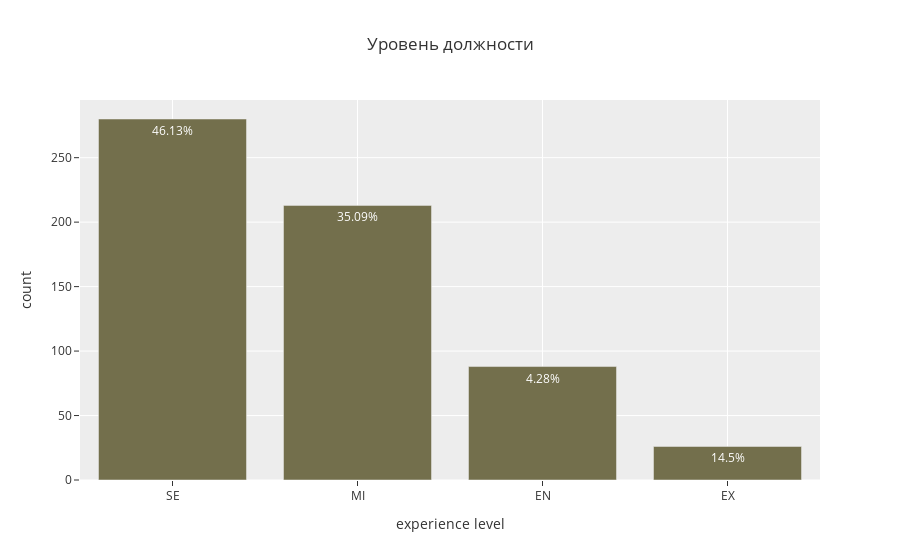

The cell this chart's notebook holds for it:
### Code cell
experience_level_value = df.experience_level.value_counts()
fig = px.bar(experience_level_value, x=experience_level_value.index, y=experience_level_value.values, 
             labels={'index':'experience level', 'y':'count'},
             title = 'Уровень должности',
             color_discrete_sequence = [px.colors.qualitative.Antique[3]],
             template = 'ggplot2')
        
fig.data[0].customdata = [46.13, 35.09 , 4.28 , 14.50]
fig.data[0].texttemplate = '%{customdata}%'

fig.show()

### Figure 1 — Plotly figure (JSON) as saved in the notebook; plotly's stock layout.template omitted (floating-point values rounded to 4 significant figures)
{"data": [{"alignmentgroup": "True", "customdata": [46.13, 35.09, 4.28, 14.5], "hovertemplate": "experience level=%{x}<br>count=%{y}<extra></extra>", "legendgroup": "", "marker": {"color": "rgb(115, 111, 76)", "pattern": {"shape": ""}}, "name": "", "offsetgroup": "", "orientation": "v", "showlegend": false, "textposition": "auto", "texttemplate": "%{customdata}%", "type": "bar", "x": ["SE", "MI", "EN", "EX"], "xaxis": "x", "y": [280, 213, 88, 26], "yaxis": "y"}], "layout": {"barmode": "relative", "legend": {"tracegroupgap": 0}, "title": {"text": "Уровень должности"}, "xaxis": {"anchor": "y", "domain": [0, 1], "title": {"text": "experience level"}}, "yaxis": {"anchor": "x", "domain": [0, 1], "title": {"text": "count"}}}}
